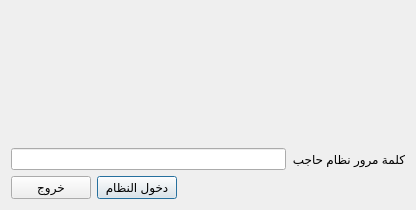
<?xml version="1.0" encoding="UTF-8"?>
<ui version="4.0">
 <class>LoginDialog</class>
 <widget class="QDialog" name="LoginDialog">
  <property name="geometry">
   <rect>
    <x>0</x>
    <y>0</y>
    <width>416</width>
    <height>210</height>
   </rect>
  </property>
  <property name="windowTitle">
   <string>أدخل كلمة المرور</string>
  </property>
  <property name="windowIcon">
   <iconset resource="CoEIAHajeb.qrc">
    <normaloff>:/images/hajibIcon.ico</normaloff>:/images/hajibIcon.ico</iconset>
  </property>
  <property name="layoutDirection">
   <enum>Qt::RightToLeft</enum>
  </property>
  <layout class="QVBoxLayout" name="verticalLayout">
   <item>
    <widget class="QLabel" name="label">
     <property name="text">
      <string/>
     </property>
     <property name="pixmap">
      <pixmap resource="CoEIAHajeb.qrc">:/images/header.PNG</pixmap>
     </property>
     <property name="alignment">
      <set>Qt::AlignLeading|Qt::AlignLeft|Qt::AlignVCenter</set>
     </property>
    </widget>
   </item>
   <item>
    <layout class="QHBoxLayout" name="horizontalLayout_2">
     <item>
      <widget class="QLabel" name="label_2">
       <property name="text">
        <string>كلمة مرور نظام حاجب</string>
       </property>
      </widget>
     </item>
     <item>
      <widget class="QLineEdit" name="passwordLineEdit">
       <property name="echoMode">
        <enum>QLineEdit::Password</enum>
       </property>
      </widget>
     </item>
    </layout>
   </item>
   <item>
    <layout class="QHBoxLayout" name="horizontalLayout">
     <item>
      <spacer name="horizontalSpacer">
       <property name="orientation">
        <enum>Qt::Horizontal</enum>
       </property>
       <property name="sizeHint" stdset="0">
        <size>
         <width>208</width>
         <height>20</height>
        </size>
       </property>
      </spacer>
     </item>
     <item>
      <widget class="QPushButton" name="loginButton">
       <property name="text">
        <string>دخول النظام</string>
       </property>
       <property name="icon">
        <iconset resource="CoEIAHajeb.qrc">
         <normaloff>:/images/login.png</normaloff>:/images/login.png</iconset>
       </property>
       <property name="default">
        <bool>true</bool>
       </property>
      </widget>
     </item>
     <item>
      <widget class="QPushButton" name="quitButton">
       <property name="text">
        <string>خروج</string>
       </property>
       <property name="icon">
        <iconset resource="CoEIAHajeb.qrc">
         <normaloff>:/images/cancel.png</normaloff>:/images/cancel.png</iconset>
       </property>
      </widget>
     </item>
    </layout>
   </item>
  </layout>
 </widget>
 <resources>
  <include location="CoEIAHajeb.qrc"/>
 </resources>
 <connections/>
</ui>
